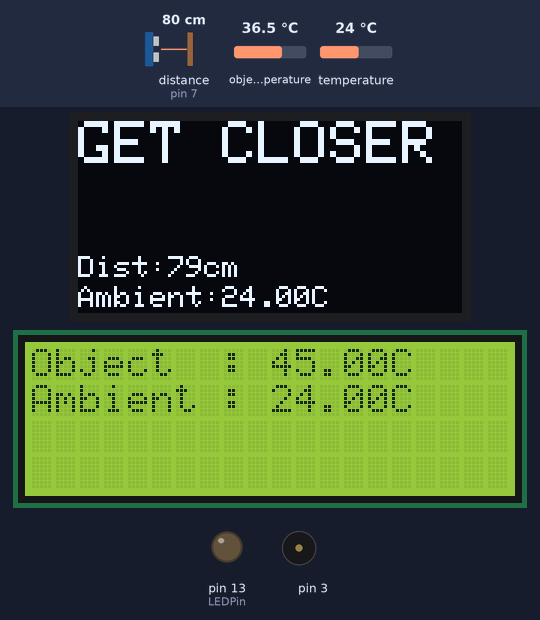
Simulated run of this sketch. Board: Arduino Uno, built with avr-gcc and run on an emulated ATmega328P. On the bench: 128×64 one-colour display, 20×4 character LCD, output pins drawn as LEDs (lit = HIGH), buzzer (waves = sounding). Wiring (inferred from the names in the program): ultrasonic range finder: trigger pin 8; echo pin 7. Inputs (shaded band) come from the test bench; at power-on: distance to the obstacle (sensor on pin 7) 80 cm, object temperature 36.5 °C, temperature 24 °C. The echo pulse lasts 58.3 µs per cm; pins used as bus, display or sensor lines are not drawn; what the sketch prints to the serial monitor is not drawn.

Above: at 2.2 s.
2.3 s: distance to the obstacle (sensor on pin 7) set to 47 cm
At 2.84 s:
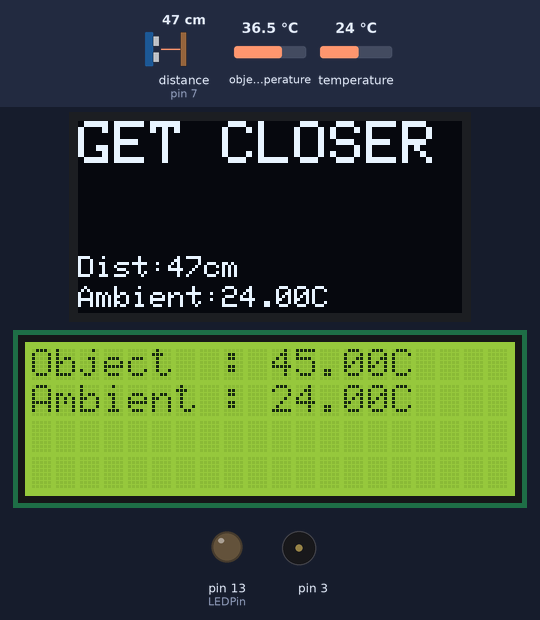
4.8 s: distance to the obstacle (sensor on pin 7) set to 38 cm
At 5.9 s:
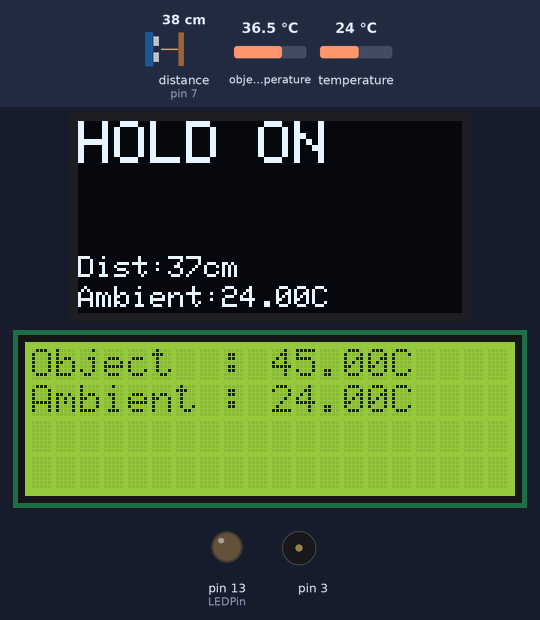
At 9.1 s:
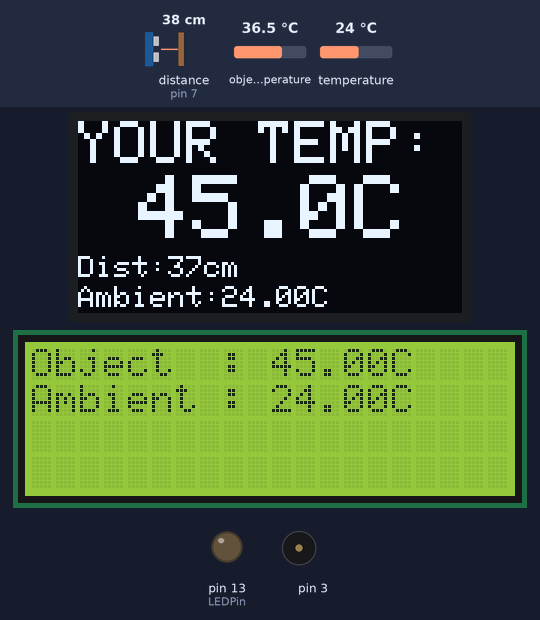
Timing chart, 0 to 25.2 s (numbered marks = the images above; inputs shaded):
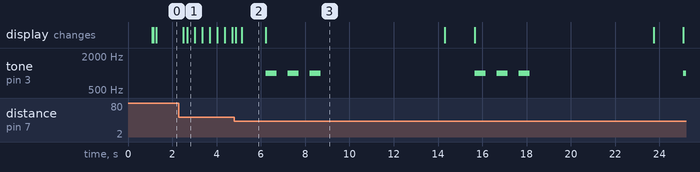

Measured:
- the behaviour switches between 42 and 41 cm on distance to the obstacle (sensor on pin 7) (found by bisection; images 1 and 2)
- after the input at 2.3 s, the display: first changes after 0.20 s (image 1 shows a later state)
- after the input at 4.8 s, tone on pin 3: plays 1000 Hz for 0.50 s, 1000 Hz for 0.50 s, 1000 Hz for 0.50 s, 1000 Hz for 0.50 s, 1000 Hz for 0.50 s, 1000 Hz for 0.50 s … (7 notes in this stretch), starting after 1.4 s; the display: first changes after 0.07 s (image 2 shows a later state)
- what the display in image 2 shows lasts 1.1 s, from 5.1 s to 6.2 s

The sketch:

forehead_fusion.ino
```cpp
// ---------- Forehead Fusion (input temp & distance sensors, output to OLED, LCD, Buzzer)
// ---------- Arduino No Touch Thermometer
// ---------- Components: Arduino Uno, CJMCU906 (MLX90614), OLED SSD1306, LCD, Ultrasonic
// ---------- by Judhi Prasetyo, March 2020 for The Arduino Day
// ---------- add passive buzzer to pin D5

#include <Wire.h>
#include <Adafruit_MLX90614.h>
Adafruit_MLX90614 mlx = Adafruit_MLX90614();

#include <Adafruit_GFX.h>
#include <Adafruit_SSD1306.h>
#define SCREEN_WIDTH 128 // OLED display width, in pixels
#define SCREEN_HEIGHT 64 // OLED display height, in pixels
Adafruit_SSD1306 display(SCREEN_WIDTH, SCREEN_HEIGHT, &Wire, -1);

#include <LiquidCrystal_I2C.h>
LiquidCrystal_I2C lcd(0x27, 20, 4); // set the LCD address to 0x27 for a 16 chars and 2 line display

// --------- Ultrasonic Sensor preparation
#define echoPin 7 // Echo Pin
#define trigPin 8 // Trigger Pin
#define LEDPin 13 // Onboard LED
int maximumRange = 40; // Maximum range needed
int minimumRange = 30; // Minimum range needed
long duration, distance; // Duration used to calculate distance

float ta; // ambient temperature
float to, stemp; // object temperature

int loop_interval = 100; // check temp every 200 msec
int readcount = 0;

void setup() {
  pinMode(trigPin, OUTPUT);
  pinMode(LEDPin, OUTPUT); // Use LED indicator (if required)
  Serial.begin(115200);
  // setting up the OLED display
  if (!display.begin(SSD1306_SWITCHCAPVCC, 0x3C)) { // Address 0x3D for 128x64
    Serial.println(F("SSD1306 allocation failed"));
    for (;;);
  }
  delay(1000);
  display.clearDisplay();
  display.setTextColor(WHITE);
  lcd.init();
  lcd.backlight();
}

void loop() {
  pinMode(echoPin, INPUT);
  digitalWrite(trigPin, LOW);
  delayMicroseconds(2);
  digitalWrite(trigPin, HIGH);
  delayMicroseconds(10);
  digitalWrite(trigPin, LOW);
  duration = pulseIn(echoPin, HIGH);
  //Calculate the distance (in cm) based on the speed of sound.
  distance = duration / 58.2;


  // reading object (to) and ambient (ta) temperature, and round it
  to = 8.5 + round(mlx.readObjectTempC() * 10) * .1;
  ta = round(mlx.readAmbientTempC() * 10) * .1;

  // log to Serial port
  Serial.println("Object:" + String(to) + ", Ambient:" + String(ta));

  // display on OLED
  display.clearDisplay();
  display.setTextSize(1);
  display.setCursor(0, 45);
  display.print("Dist:" + String(distance) + "cm");
  display.setCursor(0, 55);
  display.print("Ambient:" + String(ta) + "C");
  display.setTextSize(2);
  display.setCursor(0, 0);
  if (distance > maximumRange) {
    display.print("GET CLOSER");
  }
  if (distance < minimumRange) {
    display.print("TOO CLOSE!");
  }
  if ((distance >= minimumRange) && (distance <= maximumRange)) {
    if (readcount == 5) {   // after reading 5 consecutive time
      to = stemp / 5;       // get the average temp and show it
      display.print("YOUR TEMP:");
      display.setTextSize(3);
      display.setCursor(20, 18);
      display.print(String(to).substring(0, 4) + "C");
      display.display();
      readcount = 0;
      stemp = 0;
      if (to >= 37.5) {
        play_alert();
      } else {
        play_ok();
      }
      loop_interval = 5000; // wait for 5 seconds
    } else {
      display.print("HOLD ON"); // when in range, ask user to hold position
      stemp = stemp + to;
      readcount++;
      loop_interval = 200;      // until approx. 5 x 200 ms = 1 sec
    }
  } else {                      // if user is out of range, reset calculation
    loop_interval = 100;
    readcount = 0;
    stemp = 0;
  }
  display.display();
  delay(loop_interval);

  // show on LCD
  lcd.setCursor(0, 0);
  lcd.print("Object  : "  + String(to) + "C");
  lcd.setCursor(0, 1);
  lcd.print("Ambient : " + String(ta) + "C");

  pinMode(echoPin, OUTPUT);
  digitalWrite(echoPin, 0);
  delayMicroseconds(200);
}

void play_ok() {  // play three sequential notes when object temperature is below 37.5C
  tone(3, 600, 200);
  delay(100);
  tone(3, 750, 200);
  delay(100);
  tone(3, 1000, 200);
  delay(100);
  noTone(3);
}

void play_alert() { // beep 3x when object temperature is >= 37.5C
  tone(3, 1000, 500);
  delay(1000);
  tone(3, 1000, 500);
  delay(1000);
  tone(3, 1000, 500);
  delay(1000);
  noTone(3);
}
```
